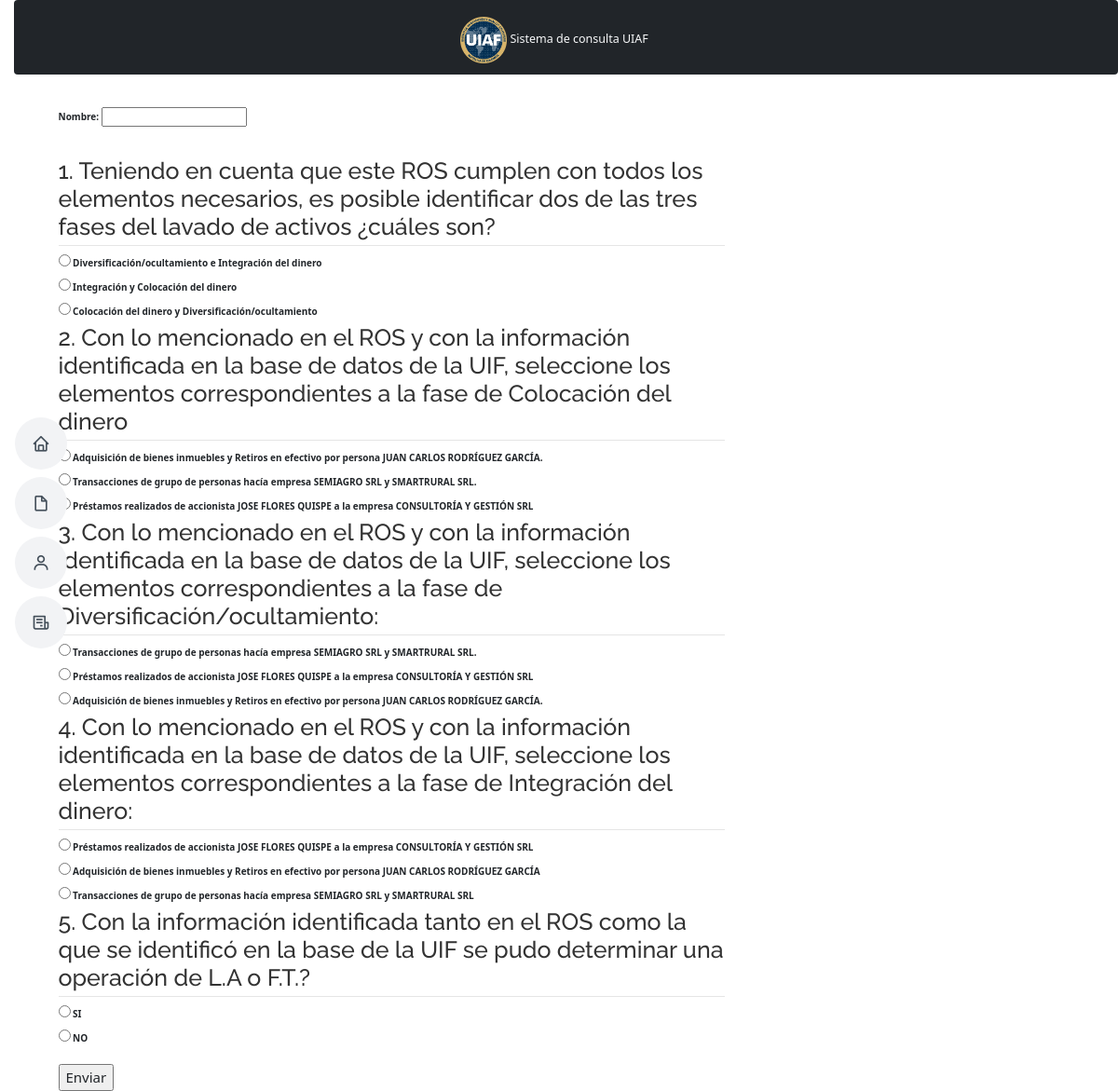
The page /juegoderoles/3/polls/3/ on the database its author committed.
### polls/models.py (models this page shows)
class Cuest(models.Model):
    UNA = 'UNA'
    MULTIPLE = 'MULTIPLE'
    ABIERTA = 'ABIERTA'
    tiposPregunta = [
        (UNA,'UNA'),
        (MULTIPLE,'MULTIPLE'),
        (ABIERTA,'ABIERTA'),
    ]
    question = models.CharField(max_length=250, unique=True)
    quizros = models.ForeignKey(Quizros, on_delete=models.CASCADE)
    tipoPregunta = models.CharField(max_length=20,choices=tiposPregunta,default=UNA)
    correcta_n = models.IntegerField(default=1)
    def __str__(self):
        return f"{self.question}-{self.quizros}"
    class Meta:
        unique_together = [
            ("question","quizros")
        ]

class answ(models.Model):
    text = models.CharField(max_length=200)
    correct = models.BooleanField(default=False)
    question= models.ForeignKey(Cuest, on_delete=models.CASCADE)
    quizros = models.ForeignKey(Quizros, on_delete=models.CASCADE)
    def __str__(self):
        return f"{self.text}"
    class Meta:
        unique_together = [
            ("question","text")
        ]

### polls/views.py (the view)
# urls.py: path('<int:page_id>/polls/<int:polls_id>/', views.index, name='polls'),
def index(request,polls_id,page_id):
    bogota_timezone = pytz.timezone('America/Bogota')
    current_time = datetime.now(bogota_timezone).strftime('%Y-%m-%d-%H:%M')
    print(current_time)
    polls_id = str(polls_id)
    idpage = page_id
    grafo = "GRAFO"+str(idpage)+".pdf"
    consolidada = "CONSOLIDADA.pdf"
    if request.method == 'POST':
        data = request.POST
        data_ = dict(data.lists())
        data_.pop('csrfmiddlewaretoken')
        print(data_)
        for x in data_:
            if '-MULTIPLE' in x or '-UNA' in x :
                p_total = int(x[-1])
                p_correctas = int(x[-3])
                count_t = data_[x].count("True")
                count_f = data_[x].count("False")
                n = (p_total / p_correctas)
                data_[x] = (n*(count_t) + n*(-(count_f))) / p_total
                if data_[x] < 0:
                    data_[x] = 0
        path = Path('static/media/ROS_'+polls_id+'.csv')
        if path.is_file():
            df = pd.read_csv('static/media/ROS_'+polls_id+'.csv')
            df2 = pd.DataFrame(data_)
            df2["fecha"] = current_time
            for k,v in data_.items():
                df2[str(k)] = v
                df2[str(k)] = df2[str(k)].replace({'True':1,'False':0})
                df_f = pd.concat([df,df2],ignore_index=True)
                df_f.to_csv('taller/static/media/ROS_'+polls_id+'.csv', index=False)
        else:
            df = pd.DataFrame.from_dict(data_)
            df["fecha"] = current_time
            df.to_csv('static/media/ROS_'+polls_id+'.csv',index=False)
        messages.success(request,messages.INFO, 'Hola mundo')
        return redirect(request.path)
    else:
        questions = Cuest.objects.filter(quizros_id = polls_id)
        grafo = "GRAFO"+str(idpage)+".pdf"
        consolidada = "CONSOLIDADA.pdf"
        context = {'questions':questions,'idpage':idpage,'grafo':grafo,'consolidada':consolidada}
        return render(request,'polls/basic.html',context)

### polls/models.py (called while the page is built)
    def __str__(self):
        return f"{self.nombre}"

### polls/templates/polls/basic.html (shortened to what this page needs)
{% extends 'consultas/base.html' %}
{% block content %}
{% load static %}
<!DOCTYPE html>
<html lang="es">
<head>
    <link href="https://cdn.jsdelivr.net/npm/bootstrap@5.0.2/dist/css/bootstrap.min.css" rel="stylesheet">
    <link rel="stylesheet" href="https://cdnjs.cloudflare.com/ajax/libs/font-awesome/4.7.0/css/font-awesome.min.css">
</head>
<body>
<fieldset>
<form  id="quiz-form" method="post" >
    <br><label for="nombre">Nombre:</label>
    <input type="text" name="nombre" id="nombre" required><br><br><br>
    {% for question in questions %}
        {% if question.tipoPregunta == "UNA" %}
        <legend><h1>{{ question.question}}</h1></legend>
            {% for answer in question.answ_set.all %}
            <input type="radio" multiple = "multiple" name = "{{answer.question}}-UNA-{{question.correcta_n}}-{{question.correcta_n}}" value="{{answer.correct}}" required>
            <label for="answer{{forloop.counter }}">{{answer}}</label><br>
            {% endfor %}
        {% elif question.tipoPregunta == "ABIERTA" %}
            <legend><h1>{{ question.question}}</h1></legend>
            <input type="textarea" name="{{question.question}}-ABIERTA" required><br>
        {% endif %}
    {% endfor %}
    <br><input id="submit" type="submit" value="Enviar" style="font-size: 15px;" ><br>
</form>
</fieldset>
{% endblock %}

### static/assets/css/style.css (style rules this page uses)
body { font-family: "Open Sans", sans-serif; color: #272829; }
h1, h2, h3, h4, h5, h6 { font-family: "Raleway", sans-serif; }

### rows shown on the page
Cuest: question "1. Teniendo en cuenta que este ROS cumplen con todos los elementos necesarios, es posible identificar dos de las tres fases del lavado de activos ¿cuáles son?"
answ: text "Diversificación/ocultamiento e Integración del dinero"
answ: text "Integración y Colocación del dinero"
answ: text "Colocación del dinero y Diversificación/ocultamiento"
Cuest: question "2. Con lo mencionado en el ROS y con la información identificada en la base de datos de la UIF, seleccione los elementos correspondientes a la fase de Colocación del dinero"
answ: text "Adquisición de bienes inmuebles y Retiros en efectivo por persona JUAN CARLOS RODRÍGUEZ GARCÍA."
answ: text "Transacciones de grupo de personas hacía empresa SEMIAGRO SRL y SMARTRURAL SRL."
answ: text "Préstamos realizados de accionista JOSE FLORES QUISPE a la empresa CONSULTORÍA Y GESTIÓN SRL"
Cuest: question "3. Con lo mencionado en el ROS y con la información identificada en la base de datos de la UIF, seleccione los elementos correspondientes a la fase de Diversificación/ocultamiento:"
answ: text "Transacciones de grupo de personas hacía empresa SEMIAGRO SRL y SMARTRURAL SRL."
answ: text "Préstamos realizados de accionista JOSE FLORES QUISPE a la empresa CONSULTORÍA Y GESTIÓN SRL"
answ: text "Adquisición de bienes inmuebles y Retiros en efectivo por persona JUAN CARLOS RODRÍGUEZ GARCÍA."
Cuest: question "4. Con lo mencionado en el ROS y con la información identificada en la base de datos de la UIF, seleccione los elementos correspondientes a la fase de Integración del dinero:"
answ: text "Préstamos realizados de accionista JOSE FLORES QUISPE a la empresa CONSULTORÍA Y GESTIÓN SRL"
answ: text "Adquisición de bienes inmuebles y Retiros en efectivo por persona JUAN CARLOS RODRÍGUEZ GARCÍA"
answ: text "Transacciones de grupo de personas hacía empresa SEMIAGRO SRL y SMARTRURAL SRL"
Cuest: question "5. Con la información identificada tanto en el ROS como la que se identificó en la base de la UIF se pudo determinar una operación de L.A o F.T.?"
answ: text "SI"
answ: text "NO"
